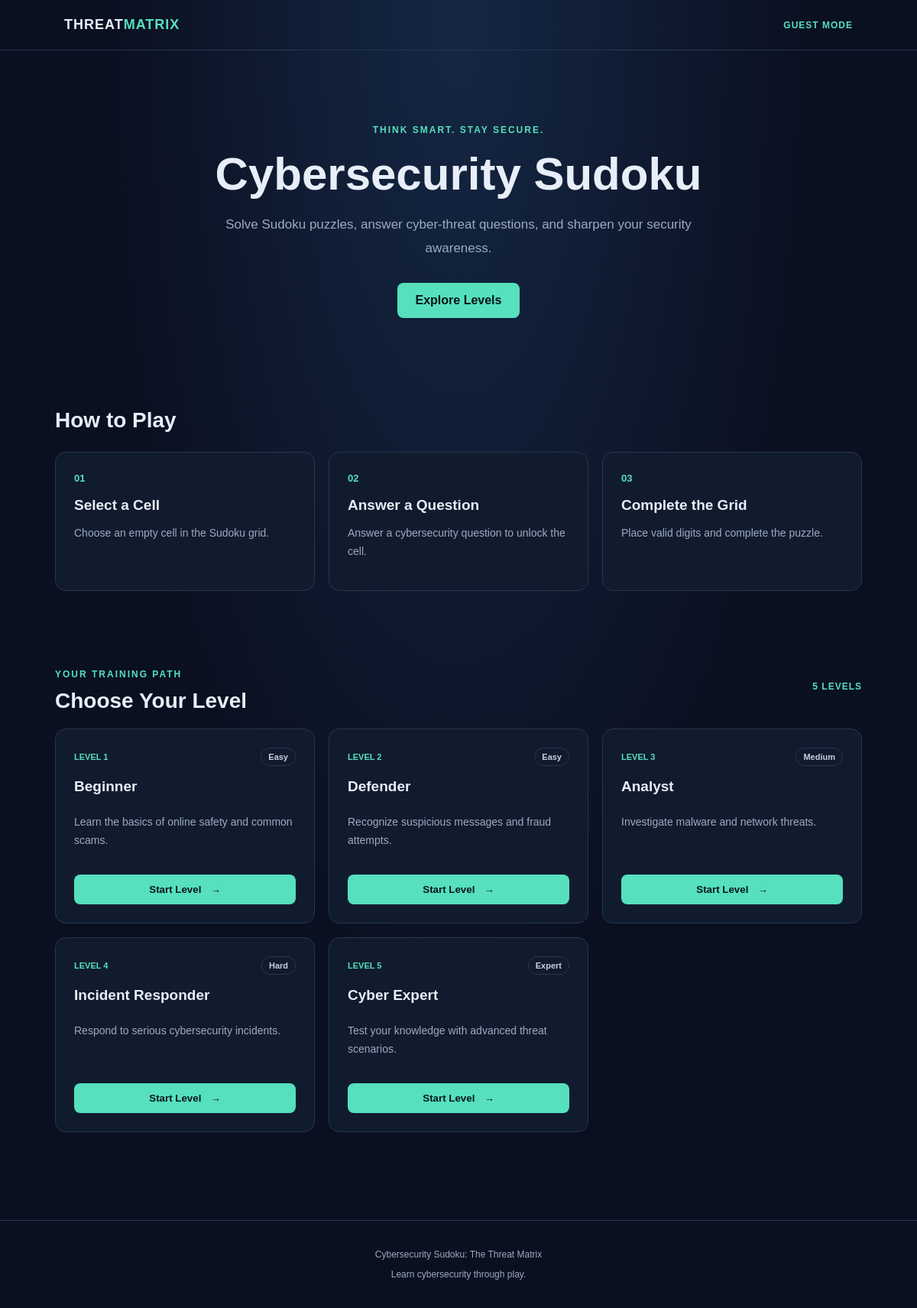
The page / on the database its author committed.
### tables this page shows
CREATE TABLE levels (
    id INT AUTO_INCREMENT PRIMARY KEY,
    name VARCHAR(100) NOT NULL,
    level_number INT NOT NULL UNIQUE,
    difficulty ENUM('Easy','Medium','Hard','Expert') NOT NULL,
    unlock_score INT NOT NULL DEFAULT 0
);

### index.php (the view, shortened to what this page needs)
<?php
require_once __DIR__ . '/config/database.php';
$levels = $pdo->query(
    'SELECT id, name, level_number, difficulty
     FROM levels ORDER BY level_number'
)->fetchAll();
?>
<!DOCTYPE html>
<html lang="en">
<head>
    <link rel="stylesheet" href="assets/css/style.css">
</head>
<body>
    <header class="topbar">
        <a class="brand" href="index.php">THREAT<span>MATRIX</span></a>
        <span class="guest-label">GUEST MODE</span>
    </header>
    <main class="container">
        <section class="hero">
            <p class="eyebrow">THINK SMART. STAY SECURE.</p>
            <h1>Cybersecurity Sudoku</h1>
            <p class="subtitle">
                Solve Sudoku puzzles, answer cyber-threat questions,
                and sharpen your security awareness.
            </p>
            <a class="primary-button" href="#levels">Explore Levels</a>
        </section>
        <section class="how-section">
            <h2>How to Play</h2>
            <div class="instruction-grid">
                <article class="info-card">
                    <span class="step-number">01</span>
                    <h3>Select a Cell</h3>
                    <p>Choose an empty cell in the Sudoku grid.</p>
                </article>
                <article class="info-card">
                    <span class="step-number">02</span>
                    <h3>Answer a Question</h3>
                    <p>Answer a cybersecurity question to unlock the cell.</p>
                </article>
                <article class="info-card">
                    <span class="step-number">03</span>
                    <h3>Complete the Grid</h3>
                    <p>Place valid digits and complete the puzzle.</p>
                </article>
            </div>
        </section>
        <section class="levels-section" id="levels">
            <div class="section-heading">
                <div>
                    <p class="eyebrow">YOUR TRAINING PATH</p>
                    <h2>Choose Your Level</h2>
                </div>
                <span class="level-count">5 LEVELS</span>
            </div>
            <div class="level-grid">
                <?php foreach ($levels as $level): ?>
                    <article class="level-card">
                        <div class="level-top">
                            <span class="level-number">
                                LEVEL <?= (int) $level['level_number'] ?>
                            </span>
                            <span class="difficulty">
                                <?= htmlspecialchars($level['difficulty'], ENT_QUOTES, 'UTF-8') ?>
                            </span>
                        </div>
                        <h3><?= htmlspecialchars($level['name'], ENT_QUOTES, 'UTF-8') ?></h3>
                        <p>
                            <?= match ((int) $level['level_number']) {
                                1 => 'Learn the basics of online safety and common scams.',
                                2 => 'Recognize suspicious messages and fraud attempts.',
                                3 => 'Investigate malware and network threats.',
                                4 => 'Respond to serious cybersecurity incidents.',
                                5 => 'Test your knowledge with advanced threat scenarios.',
                                default => 'Improve your cybersecurity knowledge.'
                            } ?>
                        </p>
                        <button
                            class="start-button"
                            data-level="<?= (int) $level['level_number'] ?>"
                        >
                            Start Level <span>→</span>
                        </button>
                    </article>
                <?php endforeach; ?>
            </div>
            <p id="status-message" class="status-message" role="status"></p>
        </section>
    </main>
    <footer>
        <p>Cybersecurity Sudoku: The Threat Matrix</p>
        <p>Learn cybersecurity through play.</p>
    </footer>
</body>
</html>

### assets/css/style.css (style rules this page uses)
:root { font-family: Arial, sans-serif; color: #e8eef8; background: #0a1020; font-synthesis: none; --panel: #111b2e; --border: #263650; --accent: #56e0bd; --muted: #9cabc1; }
* { box-sizing: border-box; }
html { scroll-behavior: smooth; }
body { margin: 0; min-height: 100vh; background: radial-gradient(ellipse at top, #152744, #0a1020 55%); }
a { color: inherit; text-decoration: none; }
.topbar { display: flex; align-items: center; justify-content: space-between; padding: 22px 7%; border-bottom: 1px solid var(--border); }
.brand { font-size: 18px; font-weight: 800; letter-spacing: 1px; }
.brand span { color: var(--accent); }
.guest-label, .level-count { color: var(--accent); font-size: 12px; font-weight: 700; letter-spacing: 1px; }
.container { width: min(1100px, 88%); margin: auto; }
.hero { padding: 85px 0 75px; text-align: center; }
.eyebrow { color: var(--accent); font-size: 12px; font-weight: 700; letter-spacing: 2px; }
h1 { margin: 18px 0; font-size: clamp(34px, 6vw, 60px); line-height: 1.1; }
.subtitle { max-width: 620px; margin: 0 auto 30px; color: var(--muted); font-size: 17px; line-height: 1.8; }
.primary-button, .start-button { display: inline-flex; align-items: center; justify-content: center; gap: 12px; border: 0; border-radius: 8px; background: var(--accent); color: #07151a; font-weight: 700; cursor: pointer; }
.primary-button { padding: 14px 24px; }
.how-section, .levels-section { padding: 35px 0 55px; }
h2 { margin: 8px 0 25px; font-size: 28px; }
.instruction-grid, .level-grid { display: grid; grid-template-columns: repeat(3, minmax(0, 1fr)); gap: 18px; }
.info-card, .level-card { border: 1px solid var(--border); border-radius: 14px; background: var(--panel); padding: 24px; }
.step-number { color: var(--accent); font-size: 13px; font-weight: 800; }
.info-card h3, .level-card h3 { margin: 16px 0 10px; font-size: 19px; }
.info-card p, .level-card p { color: var(--muted); font-size: 14px; line-height: 1.7; }
.section-heading { display: flex; align-items: center; justify-content: space-between; margin-bottom: 20px; }
.section-heading h2 { margin-bottom: 0; }
.level-grid { grid-template-columns: repeat(3, minmax(0, 1fr)); }
.level-card { display: flex; flex-direction: column; min-height: 255px; }
.level-top { display: flex; align-items: center; justify-content: space-between; gap: 8px; }
.level-number, .difficulty { font-size: 11px; font-weight: 700; }
.level-number { color: var(--accent); }
.difficulty { color: #c4d0e1; border: 1px solid var(--border); border-radius: 20px; padding: 5px 9px; }
.level-card p { flex: 1; }
.start-button { width: 100%; padding: 12px; }
.status-message { min-height: 24px; margin-top: 20px; color: var(--accent); text-align: center; }
footer { padding: 25px 6%; border-top: 1px solid var(--border); color: var(--muted); font-size: 12px; text-align: center; }

### rows shown on the page
levels: level_number "1", difficulty "Easy", name "Beginner", level_number "Learn the basics of online safety and common scams."
levels: level_number "2", difficulty "Easy", name "Defender", level_number "Recognize suspicious messages and fraud attempts."
levels: level_number "3", difficulty "Medium", name "Analyst", level_number "Investigate malware and network threats."
levels: level_number "4", difficulty "Hard", name "Incident Responder", level_number "Respond to serious cybersecurity incidents."
levels: level_number "5", difficulty "Expert", name "Cyber Expert", level_number "Test your knowledge with advanced threat scenarios."
